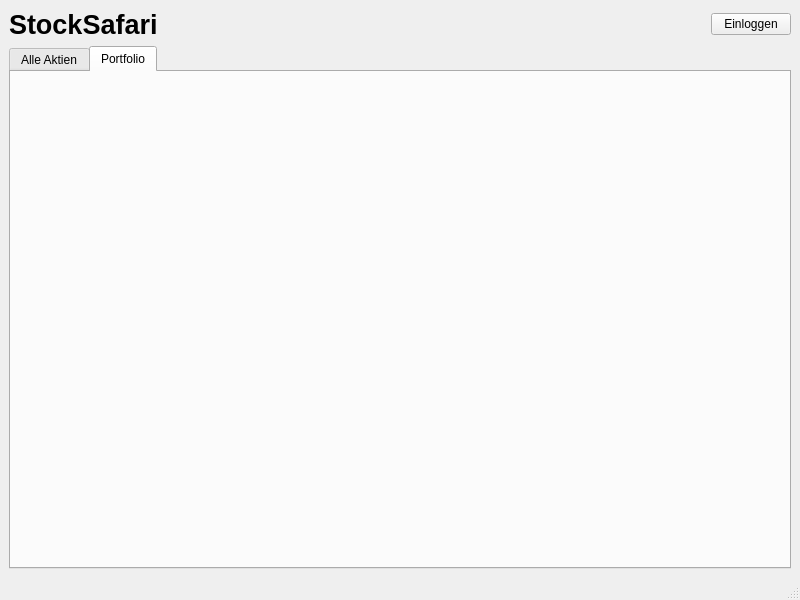
<?xml version="1.0" encoding="UTF-8"?>
<ui version="4.0">
 <class>MainWindow</class>
 <widget class="QMainWindow" name="MainWindow">
  <property name="geometry">
   <rect>
    <x>0</x>
    <y>0</y>
    <width>800</width>
    <height>600</height>
   </rect>
  </property>
  <property name="windowTitle">
   <string>StockSafari</string>
  </property>
  <widget class="QWidget" name="centralwidget">
   <layout class="QVBoxLayout" name="verticalLayout">
    <item>
     <layout class="QHBoxLayout" name="horizontalLayout_2">
      <item>
       <widget class="QLabel" name="label">
        <property name="font">
         <font>
          <pointsize>20</pointsize>
          <weight>75</weight>
          <bold>true</bold>
         </font>
        </property>
        <property name="text">
         <string>StockSafari</string>
        </property>
       </widget>
      </item>
      <item>
       <spacer name="horizontalSpacer">
        <property name="orientation">
         <enum>Qt::Horizontal</enum>
        </property>
        <property name="sizeHint" stdset="0">
         <size>
          <width>40</width>
          <height>20</height>
         </size>
        </property>
       </spacer>
      </item>
      <item>
       <layout class="QVBoxLayout" name="verticalLayout_2">
        <item>
         <widget class="QPushButton" name="btnLogin">
          <property name="text">
           <string>Einloggen</string>
          </property>
         </widget>
        </item>
       </layout>
      </item>
     </layout>
    </item>
    <item>
     <widget class="QTabWidget" name="tabWidget">
      <property name="enabled">
       <bool>true</bool>
      </property>
      <property name="currentIndex">
       <number>1</number>
      </property>
      <widget class="QWidget" name="tabAktien">
       <property name="enabled">
        <bool>true</bool>
       </property>
       <attribute name="title">
        <string>Alle Aktien</string>
       </attribute>
       <widget class="QScrollArea" name="scrollArea">
        <property name="geometry">
         <rect>
          <x>-1</x>
          <y>-1</y>
          <width>22</width>
          <height>22</height>
         </rect>
        </property>
        <property name="widgetResizable">
         <bool>true</bool>
        </property>
        <widget class="QWidget" name="scrollAreaWidgetContents">
         <property name="geometry">
          <rect>
           <x>0</x>
           <y>0</y>
           <width>20</width>
           <height>20</height>
          </rect>
         </property>
        </widget>
       </widget>
      </widget>
      <widget class="QWidget" name="tabPortfolio">
       <attribute name="title">
        <string>Portfolio</string>
       </attribute>
       <widget class="QWidget" name="verticalLayoutWidget">
        <property name="geometry">
         <rect>
          <x>-1</x>
          <y>-1</y>
          <width>781</width>
          <height>491</height>
         </rect>
        </property>
        <layout class="QVBoxLayout" name="vl_Portfolio"/>
       </widget>
      </widget>
     </widget>
    </item>
   </layout>
  </widget>
  <widget class="QStatusBar" name="statusbar"/>
 </widget>
 <resources/>
 <connections/>
</ui>
